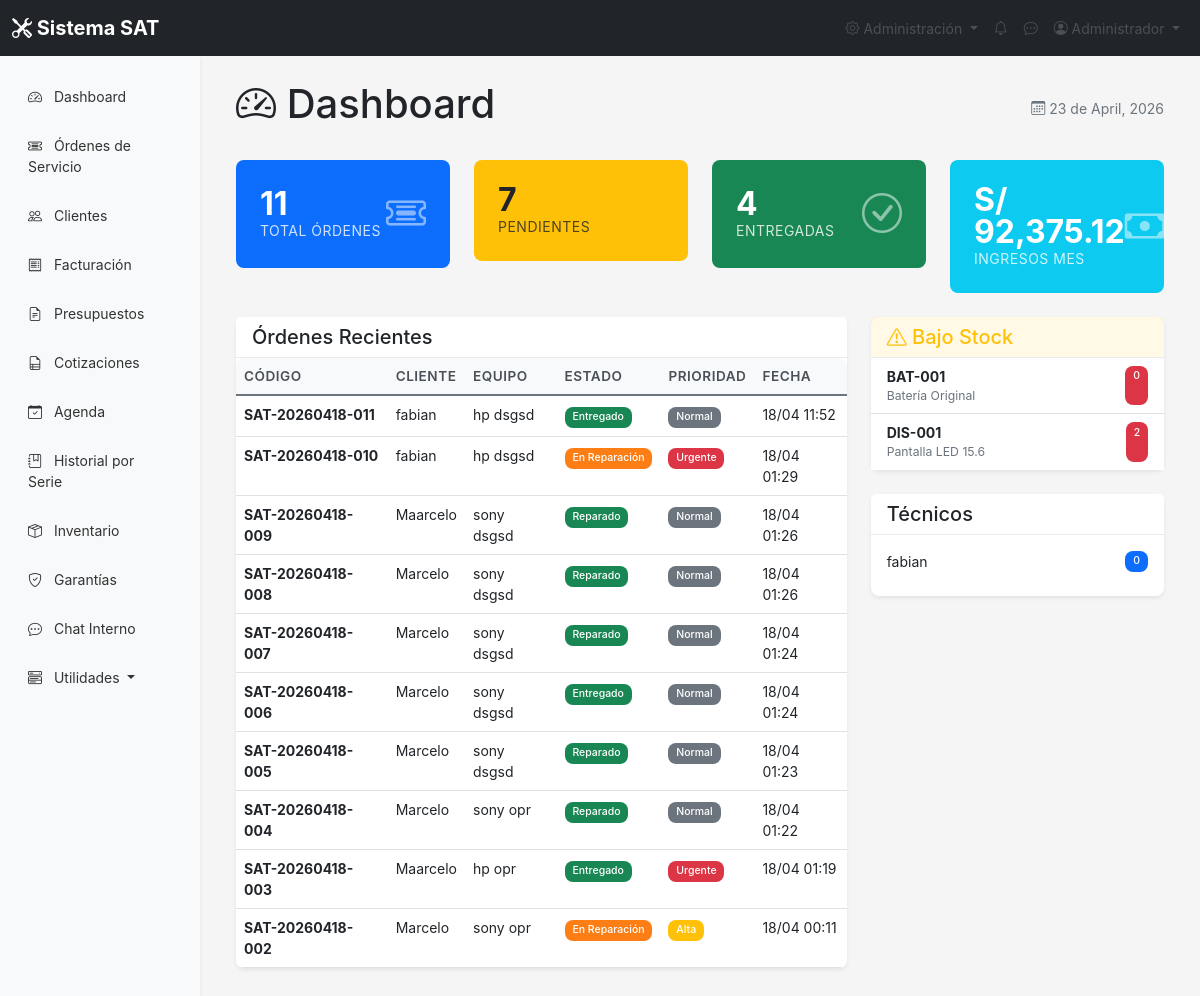
The page /dashboard/index.php (signed in) on the database its author committed.
### tables this page shows
CREATE TABLE IF NOT EXISTS `ordenes_servicio` (
  `id` int NOT NULL AUTO_INCREMENT,
  `codigo` varchar(20) NOT NULL,
  `equipo_id` int NOT NULL,
  `tecnico_id` int DEFAULT NULL,
  `cliente_id` int NOT NULL,
  `estado` enum('recibido','en_diagnostico','en_reparacion','esperando_repuestos','reparado','entregado','cancelado') DEFAULT 'recibido',
  `prioridad` enum('baja','normal','alta','urgente') DEFAULT 'normal',
  `diagnostico` text,
  `solucion` text,
  `observaciones` text,
  `fecha_ingreso` datetime DEFAULT CURRENT_TIMESTAMP,
  `fecha_diagnostico` datetime DEFAULT NULL,
  `fecha_reparacion` datetime DEFAULT NULL,
  `fecha_entrega` datetime DEFAULT NULL,
  `tiempo_estimado` int DEFAULT NULL,
  `costo_diagnostico` decimal(10,2) DEFAULT '0.00',
  `costo_reparacion` decimal(10,2) DEFAULT '0.00',
  `costo_total` decimal(10,2) DEFAULT '0.00',
  `nota_cliente` text,
  `estado_orden` enum('abierta','cerrada','cancelada') DEFAULT 'abierta',
  `sucursal_id` int DEFAULT NULL,
  PRIMARY KEY (`id`),
  UNIQUE KEY `codigo` (`codigo`),
  KEY `equipo_id` (`equipo_id`),
  KEY `tecnico_id` (`tecnico_id`),
  KEY `cliente_id` (`cliente_id`)
);

CREATE TABLE IF NOT EXISTS `clientes` (
  `id` int NOT NULL AUTO_INCREMENT,
  `nombre` varchar(100) NOT NULL,
  `email` varchar(100) DEFAULT NULL,
  `telefono` varchar(20) NOT NULL,
  `direccion` text,
  `dni` varchar(20) DEFAULT NULL,
  `fecha_registro` timestamp NULL DEFAULT CURRENT_TIMESTAMP,
  `estado` enum('activo','inactivo') DEFAULT 'activo',
  `sucursal_id` int DEFAULT NULL,
  PRIMARY KEY (`id`)
);

CREATE TABLE IF NOT EXISTS `equipos` (
  `id` int NOT NULL AUTO_INCREMENT,
  `cliente_id` int NOT NULL,
  `marca` varchar(50) NOT NULL,
  `modelo` varchar(100) DEFAULT NULL,
  `serie` varchar(100) DEFAULT NULL,
  `tipo_equipo` enum('notebook','desktop','all-in-one','monitor','otro') DEFAULT 'notebook',
  `diagnostico_inicial` text,
  `passwordBIOS` varchar(50) DEFAULT NULL,
  `passwordSO` varchar(50) DEFAULT NULL,
  `accesorios` text,
  `estado_equipo` enum('bueno','regular','malo') DEFAULT 'regular',
  `fecha_ingreso` date DEFAULT NULL,
  `foto_equipo` varchar(255) DEFAULT NULL,
  `estado` enum('activo','retirado','dado_de_baja') DEFAULT 'activo',
  PRIMARY KEY (`id`),
  KEY `cliente_id` (`cliente_id`)
);

CREATE TABLE IF NOT EXISTS `repuestos` (
  `id` int NOT NULL AUTO_INCREMENT,
  `codigo` varchar(50) NOT NULL,
  `nombre` varchar(100) NOT NULL,
  `descripcion` text,
  `categoria` varchar(50) DEFAULT NULL,
  `marca_compatible` varchar(100) DEFAULT NULL,
  `modelo_compatible` varchar(100) DEFAULT NULL,
  `stock` int DEFAULT '0',
  `stock_minimo` int DEFAULT '5',
  `precio_compra` decimal(10,2) DEFAULT NULL,
  `precio_venta` decimal(10,2) DEFAULT NULL,
  `ubicacion` varchar(50) DEFAULT NULL,
  `estado` enum('activo','inactivo','descontinuado') DEFAULT 'activo',
  `sucursal_id` int DEFAULT NULL,
  PRIMARY KEY (`id`),
  UNIQUE KEY `codigo` (`codigo`)
);

### config/config.php (called while the page is built, shortened)
<?php
function formatMoney($amount) {
    return 'S/ ' . number_format($amount, 2);
}
?>

### dashboard/index.php (the view, shortened to what this page needs)
<?php
require_once  '../config/config.php';
require_once  '../include/header.php';
$ordenes_total = $conn->query("SELECT COUNT(*) as total FROM ordenes_servicio")->fetch_assoc()['total'] ?? 0;
$ordenes_abiertas = $conn->query("SELECT COUNT(*) as total FROM ordenes_servicio WHERE estado NOT IN ('entregado', 'cancelado')")->fetch_assoc()['total'] ?? 0;
$ordenes_entregadas = $conn->query("SELECT COUNT(*) as total FROM ordenes_servicio WHERE estado = 'entregado'")->fetch_assoc()['total'] ?? 0;
$mes_actual = date('Y-m');
$ingresos_mes = $conn->query("SELECT COALESCE(SUM(total), 0) as total FROM facturas WHERE fecha_emision LIKE '$mes_actual%'")->fetch_assoc()['total'] ?? 0;
$tecnicos = $conn->query("
    SELECT u.nombre, COUNT(o.id) as total
    FROM usuarios u
    LEFT JOIN ordenes_servicio o ON u.id = o.tecnico_id AND o.estado NOT IN ('entregado', 'cancelado')
    WHERE u.rol = 'tecnico' AND u.estado = 'activo'
    GROUP BY u.id
    ORDER BY total DESC
    LIMIT 5
");
$ultimas = $conn->query("
    SELECT o.id, o.codigo, o.estado, o.prioridad, c.nombre as cliente, e.marca, e.modelo, o.fecha_ingreso
    FROM ordenes_servicio o
    LEFT JOIN clientes c ON o.cliente_id = c.id
    LEFT JOIN equipos e ON o.equipo_id = e.id
    ORDER BY o.fecha_ingreso DESC
    LIMIT 10
");
$alertas_inventario = $conn->query("
    SELECT id, codigo, nombre, stock, stock_minimo
    FROM repuestos
    WHERE stock <= stock_minimo AND estado = 'activo'
    ORDER BY stock ASC
    LIMIT 5
");
?>
<div class="container-fluid">
    <div class="d-flex justify-content-between align-items-center mb-4">
        <h1><i class="bi bi-speedometer2"></i> Dashboard</h1>
        <div class="text-muted">
            <i class="bi bi-calendar3"></i> <?= date('d \d\e F, Y') ?>
        </div>
    </div>
    <div class="row mb-4">
        <div class="col-md-3">
            <div class="stat-card bg-primary text-white">
                <div class="d-flex justify-content-between align-items-center">
                    <div>
                        <div class="stat-value"><?= $ordenes_total ?></div>
                        <div class="stat-label">Total Órdenes</div>
                    </div>
                    <div style="font-size: 2.5rem; opacity: 0.5;">
                        <i class="bi bi-ticket-detailed"></i>
                    </div>
                </div>
            </div>
        </div>
        <div class="col-md-3">
            <div class="stat-card bg-warning text-dark">
                <div class="d-flex justify-content-between align-items-center">
                    <div>
                        <div class="stat-value"><?= $ordenes_abiertas ?></div>
                        <div class="stat-label">Pendientes</div>
                    </div>
                </div>
            </div>
        </div>
        <div class="col-md-3">
            <div class="stat-card bg-success text-white">
                <div class="d-flex justify-content-between align-items-center">
                    <div>
                        <div class="stat-value"><?= $ordenes_entregadas ?></div>
                        <div class="stat-label">Entregadas</div>
                    </div>
                    <div style="font-size: 2.5rem; opacity: 0.5;">
                        <i class="bi bi-check-circle"></i>
                    </div>
                </div>
            </div>
        </div>
        <div class="col-md-3">
            <div class="stat-card bg-info text-white">
                <div class="d-flex justify-content-between align-items-center">
                    <div>
                        <div class="stat-value"><?= formatMoney($ingresos_mes) ?></div>
                        <div class="stat-label">Ingresos Mes</div>
                    </div>
                    <div style="font-size: 2.5rem; opacity: 0.5;">
                        <i class="bi bi-cash"></i>
                    </div>
                </div>
            </div>
        </div>
    </div>
    <div class="row">
        <div class="col-md-8">
            <div class="card mb-4">
                <div class="card-header">
                    <h5 class="mb-0">Órdenes Recientes</h5>
                </div>
                <div class="card-body p-0">
                    <div class="table-responsive">
                        <table class="table table-hover mb-0">
                            <thead>
                                <tr>
                                    <th>Código</th>
                                    <th>Cliente</th>
                                    <th>Equipo</th>
                                    <th>Estado</th>
                                    <th>Prioridad</th>
                                    <th>Fecha</th>
                                </tr>
                            </thead>
                            <tbody>
                                <?php while ($o = $ultimas->fetch_assoc()): ?>
                                <tr onclick="window.location='<?= BASE_URL ?>ordenes/ver.php?id=<?= $o['id'] ?>'" style="cursor: pointer;">
                                    <td><strong><?= $o['codigo'] ?></strong></td>
                                    <td><?= htmlspecialchars($o['cliente']) ?></td>
                                    <td><?= htmlspecialchars($o['marca'] . ' ' . $o['modelo']) ?></td>
                                    <td><span class="badge" style="background-color: <?= COLORES_ESTADO[$o['estado']] ?? '#6c757d' ?>"><?= ESTADOS_ORDEN[$o['estado']] ?? $o['estado'] ?></span></td>
                                    <td><span class="badge bg-<?= $o['prioridad'] === 'urgente' ? 'danger' : ($o['prioridad'] === 'alta' ? 'warning' : 'secondary') ?>"><?= ucfirst($o['prioridad']) ?></span></td>
                                    <td><?= date('d/m H:i', strtotime($o['fecha_ingreso'])) ?></td>
                                </tr>
                                <?php endwhile; ?>
                            </tbody>
                        </table>
                    </div>
                </div>
            </div>
        </div>
        <div class="col-md-4">
            <?php if ($alertas_inventario->num_rows > 0): ?>
            <div class="card mb-4 border-warning">
                <div class="card-header bg-warning bg-opacity-10">
                    <h5 class="mb-0 text-warning"><i class="bi bi-exclamation-triangle"></i> Bajo Stock</h5>
                </div>
                <div class="card-body p-0">
                    <div class="list-group list-group-flush">
                        <?php while ($a = $alertas_inventario->fetch_assoc()): ?>
                        <a href="<?= BASE_URL ?>inventario/ver.php?id=<?= $a['id'] ?>" class="list-group-item list-group-item-action d-flex justify-content-between">
                            <div>
                                <strong><?= $a['codigo'] ?></strong>
                                <div class="text-muted small"><?= htmlspecialchars($a['nombre']) ?></div>
                            </div>
                            <span class="badge bg-danger"><?= $a['stock'] ?></span>
                        </a>
                        <?php endwhile; ?>
                    </div>
                </div>
            </div>
            <?php endif; ?>
            <div class="card">
                <div class="card-header">
                    <h5 class="mb-0">Técnicos</h5>
                </div>
                <div class="card-body">
                    <?php while ($t = $tecnicos->fetch_assoc()): ?>
                    <div class="d-flex justify-content-between mb-2">
                        <span><?= htmlspecialchars($t['nombre']) ?></span>
                        <span class="badge bg-primary"><?= $t['total'] ?></span>
                    </div>
                    <?php endwhile; ?>
                </div>
            </div>
        </div>
    </div>
</div>
<?php require_once  '../include/footer.php'; ?>

### css/styles.css (style rules this page uses)
:root { --primary: #0d6efd; --secondary: #6c757d; --success: #198754; --danger: #dc3545; --warning: #ffc107; --info: #0dcaf0; --light: #f8f9fa; --dark: #212529; }
body { font-family: -apple-system, BlinkMacSystemFont, 'Segoe UI', Roboto, 'Helvetica Neue', Arial, sans-serif; font-size: 14px; background-color: #f5f5f5; }
.card { border: none; box-shadow: 0 0.125rem 0.25rem rgba(0, 0, 0, 0.075); border-radius: 0.5rem; }
.card-header { background-color: white; border-bottom: 1px solid #e9ecef; font-weight: 600; }
.table th { font-weight: 600; color: #495057; background-color: #f8f9fa; }
.badge { padding: 0.35em 0.65em; font-weight: 500; }
.text-muted { color: #6c757d !important; }

### css/improved.css (style rules this page uses)
:root { --sat-primary: #0d6efd; --sat-secondary: #6c757d; --sat-success: #198754; --sat-danger: #dc3545; --sat-warning: #ffc107; --sat-info: #0dcaf0; --sat-light: #f8f9fa; --sat-dark: #212529; --sat-border-radius: 8px; --sat-shadow: 0 0.125rem 0.25rem rgba(0, 0, 0, 0.075); --sat-transition: all 0.3s ease; }
.table { border-radius: var(--sat-border-radius); overflow: hidden; }
.table thead th { background: var(--sat-light); border-bottom: 2px solid var(--sat-secondary); font-weight: 600; text-transform: uppercase; font-size: 0.85rem; letter-spacing: 0.5px; }
.badge { padding: 0.5em 0.75em; border-radius: var(--sat-border-radius); font-weight: 500; }
.stat-card { border-radius: var(--sat-border-radius); padding: 1.5rem; transition: var(--sat-transition); }
.stat-value { font-size: 2rem; font-weight: 700; line-height: 1; }
.stat-label { font-size: 0.875rem; opacity: 0.8; text-transform: uppercase; letter-spacing: 0.5px; }

### rows shown on the page
ordenes_servicio: codigo "SAT-20260418-011", cliente.nombre "fabian", equipo.modelo "hp dsgsd", estado "Entregado", prioridad "Normal", fecha_ingreso "18/04 11:52"
ordenes_servicio: codigo "SAT-20260418-010", cliente.nombre "fabian", equipo.modelo "hp dsgsd", estado "En Reparación", prioridad "Urgente", fecha_ingreso "18/04 01:29"
ordenes_servicio: codigo "SAT-20260418-009", cliente.nombre "Maarcelo", equipo.modelo "sony dsgsd", estado "Reparado", prioridad "Normal", fecha_ingreso "18/04 01:26"
ordenes_servicio: codigo "SAT-20260418-008", cliente.nombre "Marcelo", equipo.modelo "sony dsgsd", estado "Reparado", prioridad "Normal", fecha_ingreso "18/04 01:26"
ordenes_servicio: codigo "SAT-20260418-007", cliente.nombre "Marcelo", equipo.modelo "sony dsgsd", estado "Reparado", prioridad "Normal", fecha_ingreso "18/04 01:24"
ordenes_servicio: codigo "SAT-20260418-006", cliente.nombre "Marcelo", equipo.modelo "sony dsgsd", estado "Entregado", prioridad "Normal", fecha_ingreso "18/04 01:24"
ordenes_servicio: codigo "SAT-20260418-005", cliente.nombre "Marcelo", equipo.modelo "sony dsgsd", estado "Reparado", prioridad "Normal", fecha_ingreso "18/04 01:23"
ordenes_servicio: codigo "SAT-20260418-004", cliente.nombre "Marcelo", equipo.modelo "sony opr", estado "Reparado", prioridad "Normal", fecha_ingreso "18/04 01:22"
ordenes_servicio: codigo "SAT-20260418-003", cliente.nombre "Maarcelo", equipo.modelo "hp opr", estado "Entregado", prioridad "Urgente", fecha_ingreso "18/04 01:19"
ordenes_servicio: codigo "SAT-20260418-002", cliente.nombre "Marcelo", equipo.modelo "sony opr", estado "En Reparación", prioridad "Alta", fecha_ingreso "18/04 00:11"
repuestos: codigo "BAT-001", nombre "Batería Original", stock "0"
repuestos: codigo "DIS-001", nombre "Pantalla LED 15.6", stock "2"

### other values the page prints
$_SESSION['nombre'] "Administrador"
$ordenes_total "11"
$ordenes_abiertas "7"
$ordenes_entregadas "4"
formatMoney($ingresos_mes) "S/ 92,375.12"
$t['nombre'] "fabian"
$t['total'] "0"
